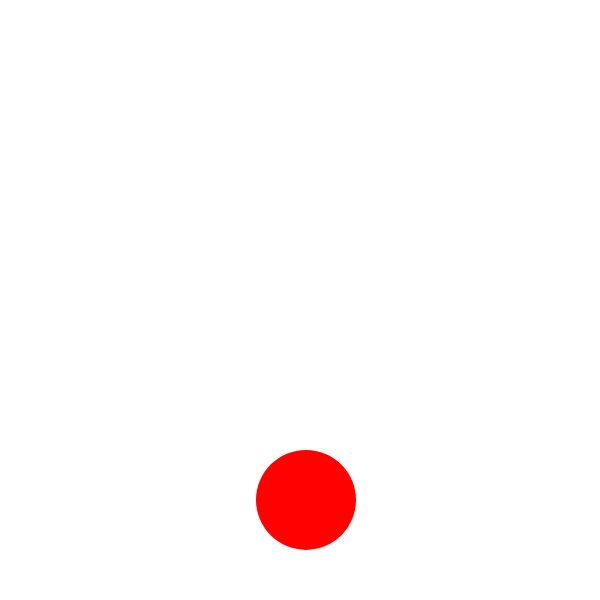
Frame 1 (no input)
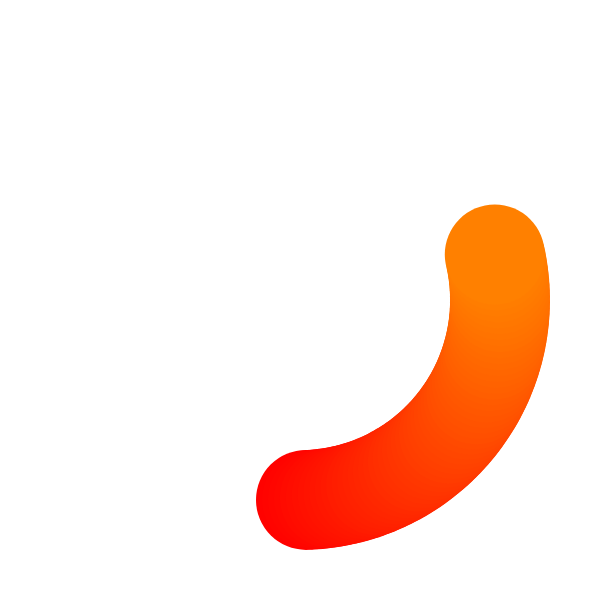
Frame 60 (no input)
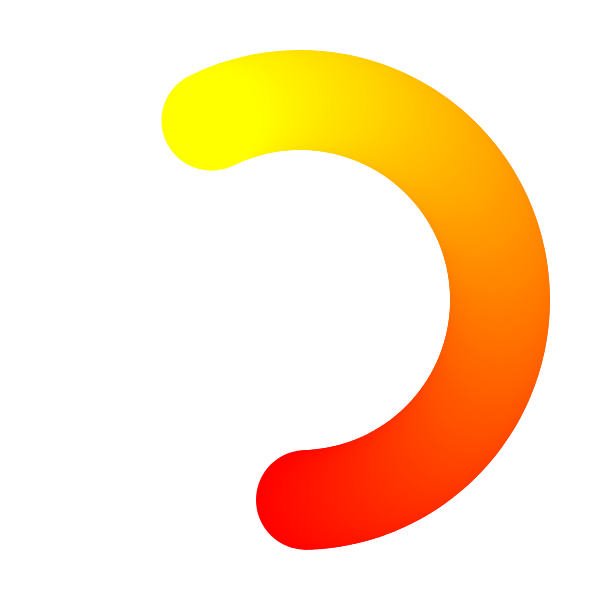
Frame 120 (the mouse pressed at the canvas centre since frame 60)

The p5.js sketch that drew these frames (run headless with seeded random() and noise() and a simulated clock; from frame 60 on, the mouse is pressed at the canvas centre):

// p5.js sketch
// ── sketch.js
let posX;
let posY;
let sizeX, sizeY;
let vel;

let radio;
let counter=0; // creamos un contador que parte en cero

function setup() {
  createCanvas(600, 600);
  colorMode(HSB, 360, 100, 100);

  posX  = width/2;
  posY  = height/2;
  sizeX = 100;
  sizeY = 100;
  radio = 200;
  noStroke();
}

function draw() {
  //background(27);
  
  //este bloque es para que el contador sea ciclico, cuando llega a 360 vuelve a 0 y empieza de nuevo
  if (counter >360) {
    counter = 0; //si llega a 360, que se reinicie en 0
  } else {
    counter += 0.5; //mientras sea < a 360, que aumente
  }
  //print(counter);
  vel  = frameCount*0.03; //usamos esto para controlar la velocidad de rotacion
  posX = width/2  + sin(vel)*radio;
  posY = height/2 + cos(vel)*radio;

  fill(counter, 100, 100); //usamos el contador para ir cambiando el color progresiva y ciclicamente
  ellipse(posX, posY, sizeX, sizeY);
}
